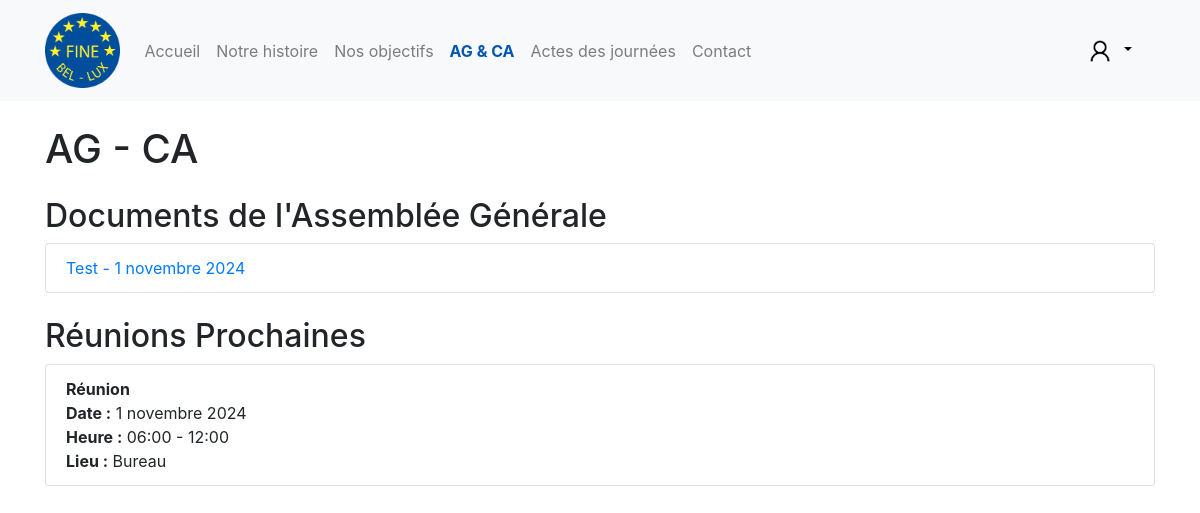
/ag-ca (signed in), run on the app's committed database.
### main/models.py (models this page shows, shortened)
class AGFile(models.Model):
    title = models.CharField(max_length=255)
    date = models.DateField()
    file = models.FileField(upload_to='ag_files/', blank=True, null=True)

class Meeting(models.Model):
    title = models.CharField(max_length=255, default="Réunion")
    date = models.DateField()
    start_time = models.TimeField()
    end_time = models.TimeField()
    location = models.CharField(max_length=100)

### main/views.py (the view)
# urls.py: path('ag-ca', views.agca, name="ag-ca"),
def agca(request):
    documents = AGFile.objects.all().order_by('-date')
    meetings = Meeting.objects.all().order_by('date')
    return render(request, 'main/ag-ca.html', {'documents': documents, 'meetings': meetings})

### main/templates/main/ag-ca.html
{% extends "main/base.html" %}
{% load static %}
{% block content %}
<div class="main">
    <h1 class="text-left mb-4">AG - CA</h1>
    <h2 class="mt-4">Documents de l'Assemblée Générale</h2>
    {% if documents %}
    <ul class="list-group mb-4">
        {% for document in documents %}
        <li class="list-group-item d-flex justify-content-between align-items-center">
            <a href="{{ document.link }}" target="_blank" class="text-decoration-none">
                {{ document.title }} - {{ document.date }}
            </a>
        </li>
        {% endfor %}
    </ul>
    {% else %}
    <p class="text-center">Aucun document disponible.</p>
    {% endif %}
    <h2 class="mt-4">Réunions Prochaines</h2>
    {% if meetings %}
    <ul class="list-group mb-4">
        {% for meeting in meetings %}
        <li class="list-group-item">
            <strong>{{ meeting.title }}</strong><br>
            <strong>Date :</strong> {{ meeting.date }}<br>
            <strong>Heure :</strong> {{ meeting.start_time }} - {{ meeting.end_time }}<br>
            <strong>Lieu :</strong> {{ meeting.location }}
        </li>
        {% endfor %}
    </ul>
    {% else %}
    <p class="text-center">Aucune réunion prévue pour le moment.</p>
    {% endif %}
</div>
{% endblock content %}

### data on the page
AGFile: title "Test", date "1 novembre 2024"
Meeting: title "Réunion", date "1 novembre 2024", start_time "06:00", end_time "12:00", location "Bureau"
